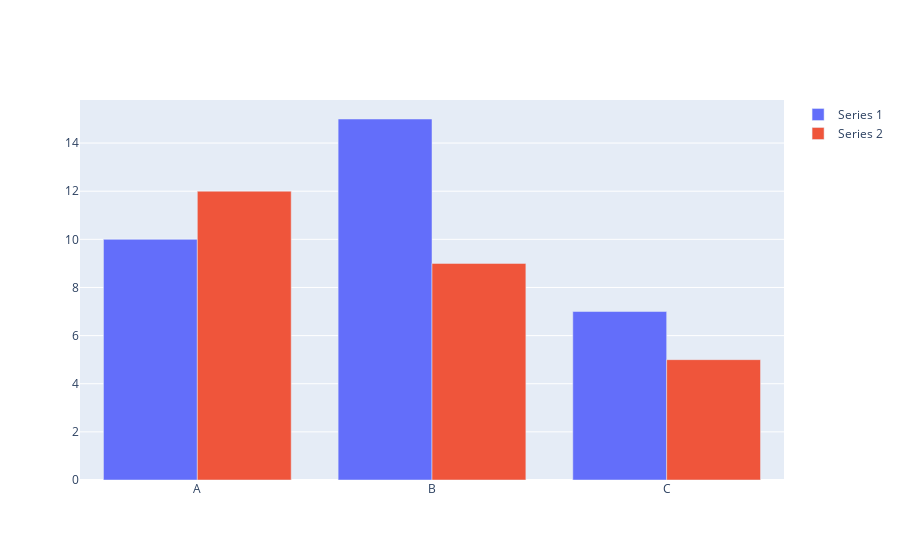

The cell this chart's notebook holds for it:
### Code cell
import plotly.graph_objects as go

# Data for the bar chart
x = ['A', 'B', 'C']
y1 = [10, 15, 7]
y2 = [12, 9, 5]

# URLs corresponding to each bar
urls = ['https://example.com/page1', 'https://example.com/page2', 'https://example.com/page3']

# Create the bar chart
fig = go.Figure()

fig.add_trace(go.Bar(
    x=x,
    y=y1,
    name='Series 1',
    customdata=urls,
    hovertemplate='<b>%{x}</b><br>Value: %{y}<extra></extra>'
))

fig.add_trace(go.Bar(
    x=x,
    y=y2,
    name='Series 2',
    customdata=urls,
    hovertemplate='<b>%{x}</b><br>Value: %{y}<extra></extra>'
))

# Define the click event handler
def bar_click(trace, points, state):
    if points.point_inds:
        # Get the custom data corresponding to the clicked bar
        url = trace.customdata[points.point_inds[0]]
        # Open the URL in a new tab or window
        print("Redirecting to:", url)  # Replace with your code to open the URL

# Assign the click event handler to the figure
fig.data[0].on_click(bar_click)
fig.data[1].on_click(bar_click)

# Set the bar mode to 'group'
fig.update_layout(barmode='group')

# Display the chart
fig.show()

### Figure 1 — Plotly figure (JSON) as saved in the notebook; plotly's stock layout.template omitted (floating-point values rounded to 4 significant figures)
{"data": [{"customdata": ["https://example.com/page1", "https://example.com/page2", "https://example.com/page3"], "hovertemplate": "<b>%{x}</b><br>Value: %{y}<extra></extra>", "name": "Series 1", "type": "bar", "x": ["A", "B", "C"], "y": [10, 15, 7]}, {"customdata": ["https://example.com/page1", "https://example.com/page2", "https://example.com/page3"], "hovertemplate": "<b>%{x}</b><br>Value: %{y}<extra></extra>", "name": "Series 2", "type": "bar", "x": ["A", "B", "C"], "y": [12, 9, 5]}], "layout": {"barmode": "group"}}
